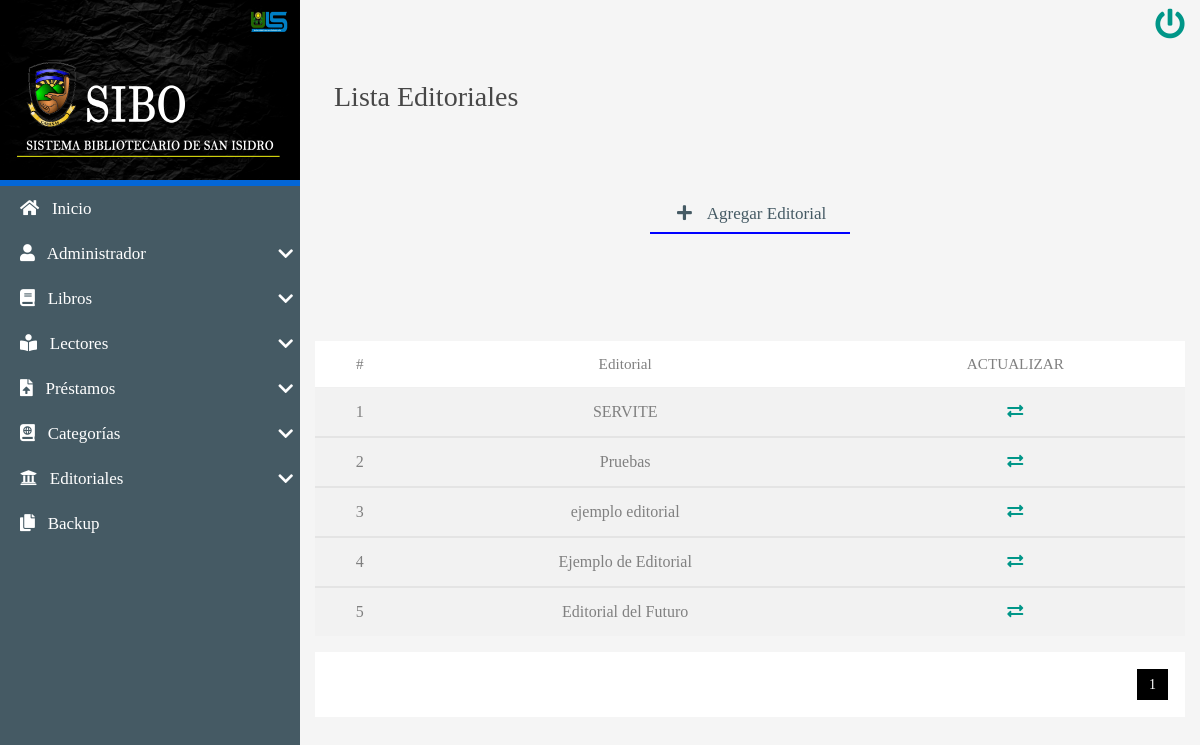
The app's page /CRUD/READ/ListaEditorial.php (signed in) with its own data.
### tables this page shows
CREATE TABLE `editoriales` (
  `idEditorial` int(8) NOT NULL AUTO_INCREMENT,
  `editorial` varchar(250) NOT NULL,
  `estatus` int(1) NOT NULL DEFAULT 1,
  PRIMARY KEY (`idEditorial`)
);

### CRUD/READ/ListaEditorial.php (the view, shortened to what this page needs)
<!DOCTYPE html>
<html lang="es">
<head>
   <?php include'../../INCLUDES/link2.php'; ?>
</head>
<body>
    <main class="full-box main-container">
         <section class="full-box nav-lateral">
            <div class="full-box nav-lateral-content">
                               <img src="../../assets/img/LOGO.png" height="180px" width="300px">
                <div class="full-box nav-lateral-bar"></div>
            <div class="full-box nav-lateral-bar"></div>
                <nav class="full-box nav-lateral-menu">
                      <ul>
                        <li>
                        <a href="../../system/index.php"><i class="fas fa-home"></i>
                        &nbsp; Inicio</a>
                        </li>
                    <?php
                    if ($_SESSION['rol'] <2) {
                        ?>
                            <li>
                            <a href="#" class="nav-btn-submenu"><i class="fas fa-user"></i>
                            &nbsp; Administrador <i class="fas fa-chevron-down"></i></a>
                        </li>
                     <?php } ?>
                        <li>
                            <a href="#" class="nav-btn-submenu"><i class="fas fa-book"></i>
                            &nbsp; Libros <i class="fas fa-chevron-down"></i></a>
                        </li>
                         <?php
                    if ($_SESSION['rol'] <=2) {
                        ?>
                    <li>
                            <a href="#" class="nav-btn-submenu"><i class="fas fa-book-reader"></i>
                             &nbsp; Lectores <i class="fas fa-chevron-down"></i></a>
                        </li>
                        <li>
                            <a href="#" class="nav-btn-submenu"><i class="fas fa-file-upload"></i>
                               &nbsp; Préstamos <i class="fas fa-chevron-down"></i></a>
                        </li>
                         <?php } ?>
                        <li>
                            <a href="#" class="nav-btn-submenu"><i class="fas fa-atlas"></i>
                             &nbsp; Categorías <i class="fas fa-chevron-down"></i></a>
                        </li>
                        <li>
                            <a href="#" class="nav-btn-submenu"><i class="fas fa-university"></i>
                             &nbsp; Editoriales <i class="fas fa-chevron-down"></i></a>
                        </li>
                         <?php
                    if ($_SESSION['rol'] <2) {
                        ?>
                     <li>
                        <a href="../../backupDB/descarga.php"><i class="fas fa-copy"></i>
                        &nbsp; Backup</a>
                        </li>
                         <?php } ?>
                    </ul>
                </nav>
            </div>
        </section>
        <section class="full-box page-content">
            <nav class="full-box navbar-info">
                <a href="../../system/salir.php" class="btn-exit">
                    <i class="fas fa-power-off"></i>
                </a>
            </nav>
           <div class="full-box page-header">
                <h3 class="text-left">
                     &nbsp; Lista Editoriales
                </h3>
            </div>
            <div class="container-fluid">
                <ul class="full-box list-unstyled page-nav-tabs">
                    <li>
                        <a href="../CREATE/CrearEditorial.php" style="border-color: blue;"><i class="fas fa-plus fa-fw"></i> &nbsp; Agregar Editorial</a>
                    </li>
                </ul>
            </div>
            <div class="container-fluid">
               <br><br><br>
                       <table class="table table-striped">
                        <thead>
                            <tr class="text-center roboto-medium">
                                <th>#</th>
                                <th>Editorial</th>
                                <th>ACTUALIZAR</th>
                            </tr>
                        </thead>
                        <?php
                  include'../../BD/conexionBD.php';
         $sql_register = mysqli_query($mysqli, "SELECT COUNT(*) as total_registros FROM editoriales");
            $result_register=mysqli_fetch_array($sql_register);
            $total_registros=$result_register['total_registros'];
            $por_pagina=8;
            if (empty($_GET['pagina']))
            {
                $pagina=1;
            }else{
                $pagina=$_GET['pagina'];
            }
            $desde=($pagina-1)*$por_pagina;
            $total_paginas= ceil($total_registros / $por_pagina);
            $query=mysqli_query($mysqli,"SELECT * FROM editoriales WHERE estatus=1 ORDER BY idEditorial ASC LIMIT $desde , $por_pagina");
            $resultado=mysqli_num_rows($query);
            if($resultado>0){
                while ($data= mysqli_fetch_array($query)) {
                              ?>
                        <tbody>
                        <tr class="text-center">
                            <td><?php echo $data['idEditorial']; ?></td>
                            <td><?php echo $data['editorial']; ?></td>
                            <td><a href="../UPDATE/Update-editorial.php?id=<?php echo $data['idEditorial']; ?>"><i class="fas fa-exchange-alt"></i></a></td>
                        </tr>
             </tbody>
              <?php
                 }
            }
            ?>
             </table>
              </div>
              <div class="container-fluid paginador">
        <ul>
            <?php
            for ($i=1; $i <= $total_paginas; $i++) {
                if ($i==$pagina) {
                     echo '<li class="pageSelected">'.$i.'</li>';
                }else{
                    echo '<li><a href="?pagina='.$i.'">'.$i.'</a></li>';
                }
            }
             ?>
        </ul>
        </div>
               </section>
    </main>
</body>
</html>

### css/all.css (style rules this page uses)
.fa, .fas, .far, .fal, .fab { -moz-osx-font-smoothing: grayscale; -webkit-font-smoothing: antialiased; display: inline-block; font-style: normal; font-variant: normal; text-rendering: auto; line-height: 1; }
.fa-fw { text-align: center; width: 1.25em; }
.fa-atlas:before { content: "\f558"; }
.fa-book:before { content: "\f02d"; }
.fa-book-reader:before { content: "\f5da"; }
.fa-chevron-down:before { content: "\f078"; }
.fa-copy:before { content: "\f0c5"; }
.fa-exchange-alt:before { content: "\f362"; }
.fa-file-upload:before { content: "\f574"; }
.fa-home:before { content: "\f015"; }
.fa-plus:before { content: "\f067"; }
.fa-power-off:before { content: "\f011"; }
.fa-university:before { content: "\f19c"; }
.fa-user:before { content: "\f007"; }
.fa, .fas { font-family: 'Font Awesome 5 Free'; font-weight: 900; }

### css/style.css (style rules this page uses)
:root { --color-one: #F5F5F5; --color-two: #24292E; --color-three: #687279; --color-three: #0366D6; --form-color: #14111A; --accent-color: #3f4340; --accent-color: #455A64; --border-color: #a2e8c5; }
body,html { font-family: 'roboto_condensed_light'; width: 100vw; height: 100vh; background-color: var(--color-one); color: rgba(0, 0, 0, 0.71); font-size: 16px; }
.full-box { margin: 0; padding: 0; box-sizing: border-box; width: 100%; }
.page-header { padding: 30px 20px 60px 20px; }
.page-header > :nth-child(1) { padding-bottom: 7px; }
.page-nav-tabs { display: flex; justify-content: center; flex-wrap: wrap; margin-bottom: 30px; }
.page-nav-tabs li, .page-nav-tabs li a { height: 40px; line-height: 40px; }
.page-nav-tabs li { margin: 5px 20px; }
.page-nav-tabs li a { color: var(--accent-color); font-size: 17px; min-width: 200px; width: auto; display: block; text-align: center; user-select: none; transition: all .2s ease-in-out; border-bottom: 2px solid transparent; }
.table thead th { color: gray; }
.table tbody tr { color: gray; transition: all .2s ease-in-out; }
.table-dark, .table { background-color: #fff; }
.roboto-medium { font-family: 'roboto_medium_regular'; }
.main-container { height: 100%; position: absolute; top: 0; left: 0; overflow: hidden; }
.page-content, .nav-lateral { height: 100%; overflow: hidden; }
.page-content { position: relative; padding-left: 300px; transition: all .2s ease-in-out; padding-bottom: 20px; }
.nav-lateral { width: 300px; position: absolute; top: 0; left: 0; z-index: 1; transition: all .2s ease-in-out; background-position: center center; background-size: cover; }
.nav-lateral-content { max-width: 300px; height: 100%; background-color: #455A64; }
.nav-lateral-bar { height: 3px; background-color: var(--color-three); }
.nav-lateral-menu { height: auto; }
.nav-lateral-menu ul { margin: 0; padding: 0; list-style: none; }
.nav-lateral-menu ul li { width: 100%; height: auto; }
.nav-lateral-menu ul li a { display: block; width: 100%; height: 45px; line-height: 45px; text-decoration: none; color: #FFF; font-size: 17px; box-sizing: border-box; padding-left: 20px; transition: all .2s ease-in-out; }
.nav-lateral-menu .fa-chevron-down, .nav-lateral-menu .fa-chevron-up { float: right; height: 45px; line-height: 45px; margin-right: 7px; transition: all .2s ease-in-out; }
.navbar-info { height: 50px; text-align: right; padding-right: 10px; color: aliceblue; }
.navbar-info a { height: 50px; min-width: 40px; text-align: center; line-height: 50px; display: inline-block; transition: all .2s ease-out; user-select: none; font-size: 30px; }
.paginador ul { padding: 15px; list-style: none; background: #ffffff; margin-top: 15px; display: -webkit-flex; display: -moz-flex; display: -ms-flex; display: -o-flex; display: flex; justify-content: flex-end; }
.paginador a, .pageSelected { color:#000000; border:2px solid #black; padding: 5px; display: inline-block; font-size: 14px; text-align: center; width: 35px; }
.pageSelected { color: #ffffff; background: #000000; border:2px solid #ffffff; }

### records on screen
editoriales: idEditorial "1", editorial "SERVITE"
editoriales: idEditorial "2", editorial "Pruebas"
editoriales: idEditorial "3", editorial "ejemplo editorial"
editoriales: idEditorial "4", editorial "Ejemplo de Editorial"
editoriales: idEditorial "5", editorial "Editorial del Futuro"
